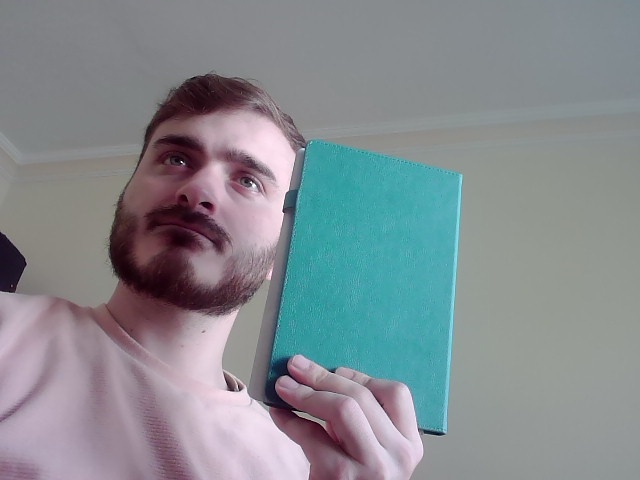
#> input picture 4.Colordetection/img.jpg, 640 x 480 px
$ python ColorDetectionSingleImage.py
#> lines starting #> are read from the running program, lines starting #| are printed output that depends on the picture; after the words box and inside, x2 and y2 are one past the last pixel; in counts of white or black regions, pixels touching at a corner belong together
"""
RGB-HSW
RED, GREEN, BLUE --- HUE, SATURATION, VALUE
HUE --> Represent Colors
Saturation --> Turkish mean is 'Doygunluk'
Value --> Brightness
"""
"""
HSV values (I used Paint on windows os)
- Browse hsv ranges of individual points of the object
HSV --> (184, 64, 67)
Lower --> (84, 98, 0)
Upper --> (184, 255, 255)
"""

import cv2
import numpy as np

# HSV Bounds in blue in image
lower_hsv = (84, 98, 80)
higher_hsv = (184, 255, 255)

# read img
frame = cv2.imread("img.jpg")
#> frame is the input picture: shape (480, 640, 3); mean B, G, R 143.8, 139.2, 132.8
frame_hsv = cv2.cvtColor(frame, cv2.COLOR_BGR2HSV)
#> frame_hsv: shape (480, 640, 3); mean H, S, V 106.9, 44.1, 148.9

# mask blue color
masked = cv2.inRange(frame_hsv, lower_hsv, higher_hsv)
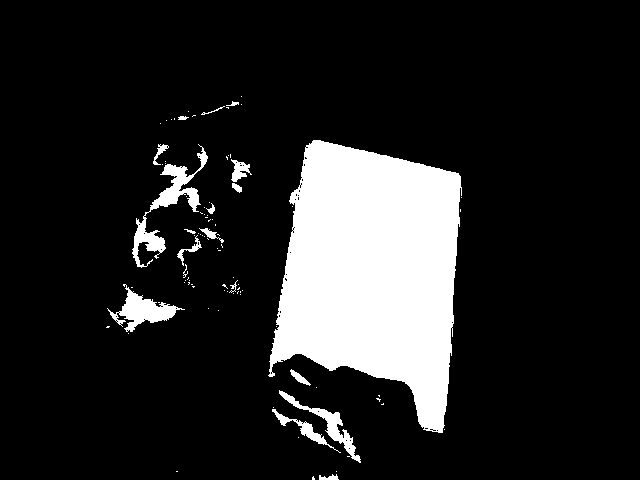
#> masked: shape (480, 640); 14.3% white; 93 white regions (74 under 20 px), largest, box (x1, y1, x2, y2) and area: (268, 140, 462, 433) 38267, (132, 144, 208, 268) 1879, (107, 284, 185, 332) 1296
cv2.imshow("Masked", masked)

# Morphology operations
eroding_img = cv2.erode(masked, None, iterations=2)
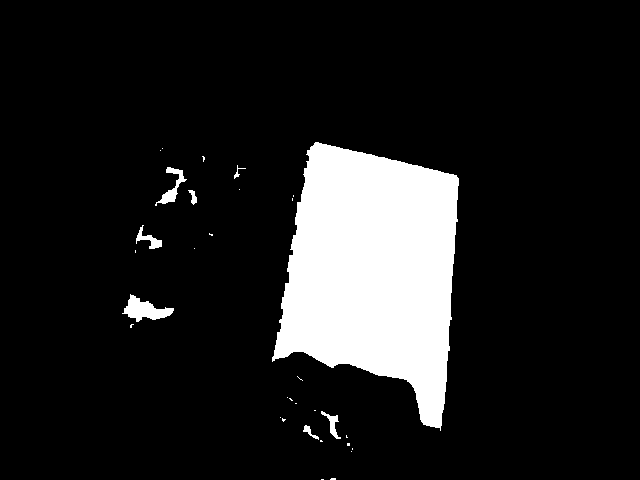
#> eroding_img: shape (480, 640); 12.2% white; 32 white regions (24 under 20 px), largest, box (x1, y1, x2, y2) and area: (272, 142, 459, 431) 35910, (122, 294, 174, 322) 692, (155, 167, 187, 206) 346
cv2.imshow("after eroding_img", eroding_img)

dilation_img = cv2.dilate(eroding_img, None, iterations=2)
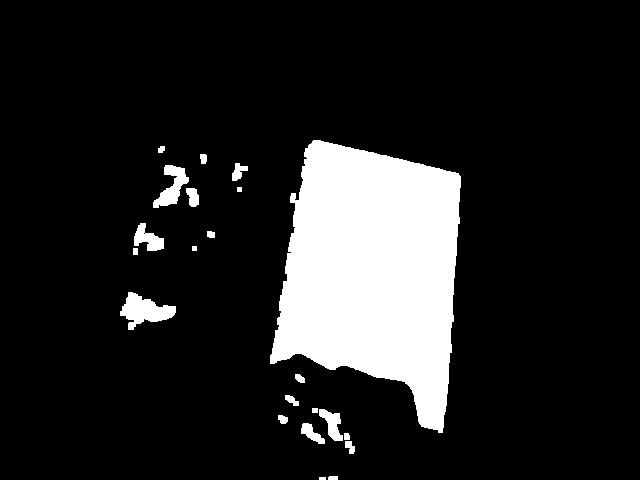
#> dilation_img: shape (480, 640); 13.7% white; 22 white regions
cv2.imshow("after dilation_img", dilation_img)

# find contours
(contours, _) = cv2.findContours(dilation_img, cv2.RETR_EXTERNAL, cv2.CHAIN_APPROX_SIMPLE)
#> contours = 22 contours, 3 with area under 20; largest, box (x1, y1, x2, y2) and area: (270, 140, 461, 433) 37575, (120, 292, 176, 330) 1019, (153, 165, 189, 208) 632, (134, 223, 164, 251) 413, (319, 409, 343, 441) 356

if len(contours) > 0:
    # take the bigger are within contours
    maxContour = max(contours, key=cv2.contourArea)
#> maxContour = contour of 332 points, box (x1, y1, x2, y2) (270, 140, 461, 433), area 37575

    # Get the rect (min area)
    rect = cv2.minAreaRect(maxContour)
#> rect = ((370, 284.9), (275, 180.9), -82.83)
    ((x, y), (width, height), rotation) = rect  # x y is the centers points
#> x = 370; y = 284.9; width = 275; height = 180.9; rotation = -82.83

    x = int(x)
#> x = 369
    y = int(y)
#> y = 284
    width = int(width)
#> width = 274
    height = int(height)
#> height = 180

    # Draw rect
    box = cv2.boxPoints(rect)
#> box = [[442.5, 432.6], [263.1, 410], [297.4, 137.2], [476.9, 159.7]]
    box = np.int64(box)
#> box = [[442, 432], [263, 409], [297, 137], [476, 159]]
    cv2.drawContours(frame, [box], 0, (255, 0, 0), 3)
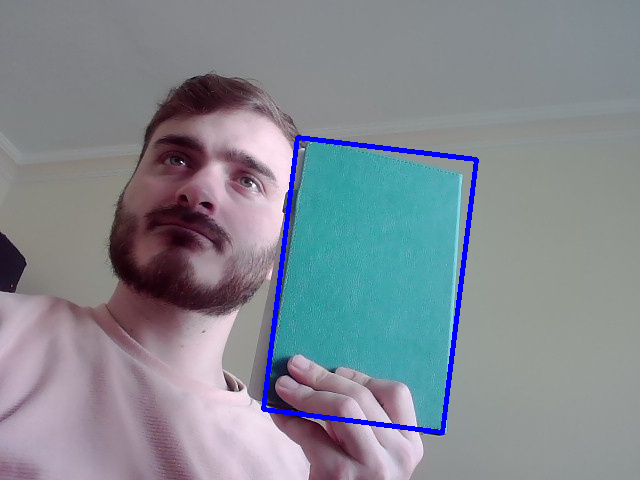
#> frame: shape (480, 640, 3); 1.45% of pixels changed, all inside (x1, y1, x2, y2) = (261, 135, 479, 435)

    # Draw center
    M = cv2.moments(maxContour)
#> M = moments, m00 37575, centre m10/m00, m01/m00 = (373, 270.6)
    center = (int(M["m10"] / M["m00"]), int(M["m01"] / M["m00"]))
#> center = (373, 270)
    cv2.circle(frame, center, 5, (0, 255, 0), -1)
#> frame: shape (480, 640, 3); 0.03% of pixels changed, all inside (x1, y1, x2, y2) = (368, 265, 379, 276)

    cv2.imshow("result", frame)

cv2.waitKey(0)
cv2.destroyAllWindows()
